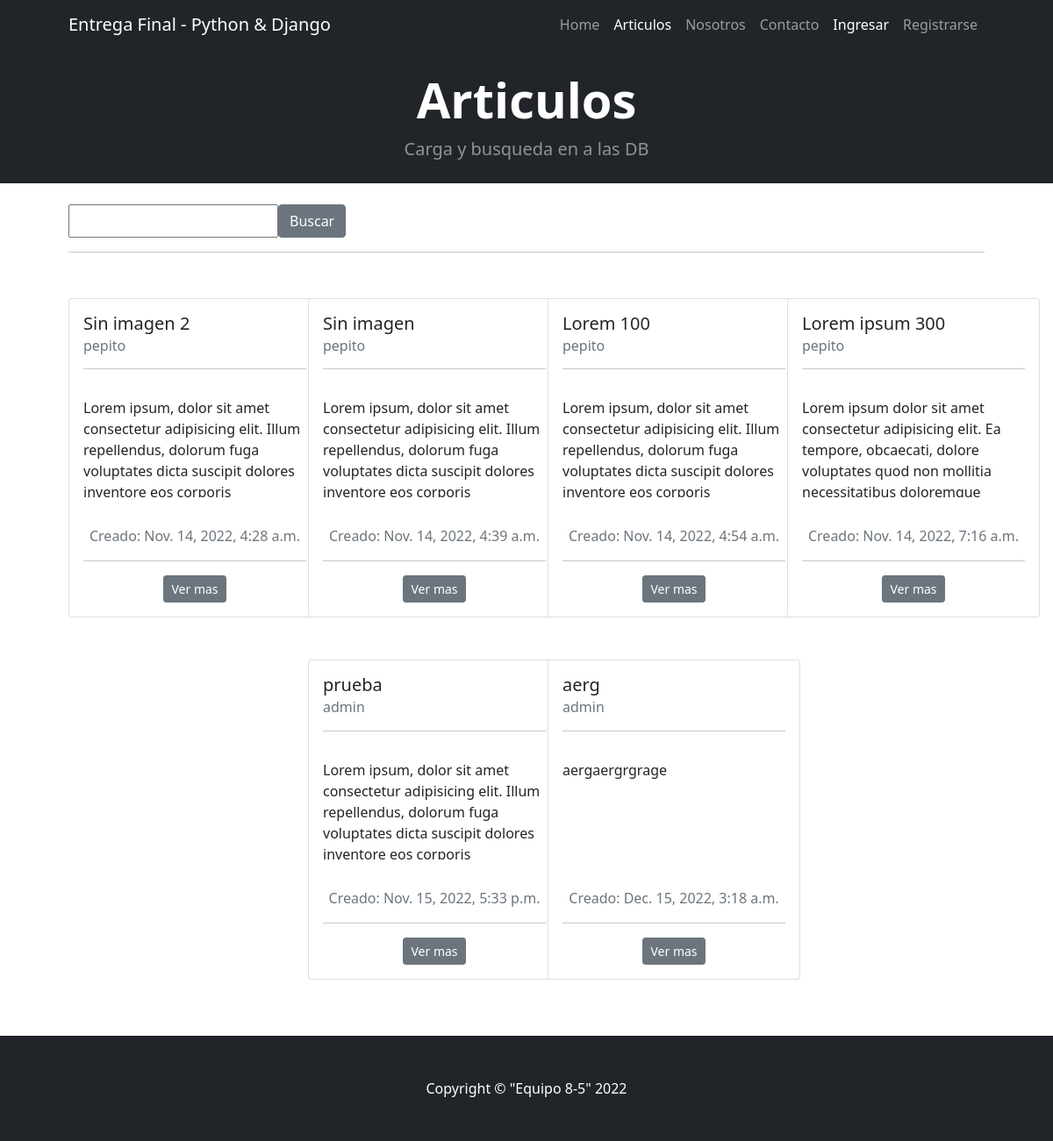
The app's page /items/ with its own data.
### items/models.py (models this page shows, shortened)
class New(models.Model):
    tittle = models.CharField(max_length=25)
    body = RichTextField(blank=True, null=True)
    creation_date = models.DateTimeField(auto_now_add=True, blank=True, null=True)
    owner_name = models.ForeignKey(User, on_delete=models.CASCADE)
    image = models.ImageField(upload_to='images/', blank=True, null=True)

### items/views.py (the view)
# urls.py: path('', views.Items.as_view(), name='items'),
class Items(ListView):
    item = New
    template_name = 'items/items.html'
    def get_queryset(self):
        tittle = self.request.GET.get('tittle', '')
        if tittle:
            object_list = self.item.objects.filter(tittle__icontains=tittle)
        else:
            object_list = self.item.objects.all()
        return object_list
    def get_context_data(self, **kwargs):
        context = super().get_context_data(**kwargs)
        context["form"] = SearchNewsForms()
        return context

### items/forms.py
class SearchNewsForms(forms.Form):
    tittle = forms.CharField(max_length=20, label="")

### items/templates/items/items.html (shortened to what this page needs)
{% extends 'bases/base.html' %}
{% block active-page %}
<ul class="navbar-nav ms-auto mb-2 mb-lg-0">
    <li class="nav-item"><a class="nav-link" href={% url 'index' %}>Home</a></li>
    <li class="nav-item"><a class="nav-link  active" aria-current="page" href={% url 'items' %}>Articulos</a></li>
    <li class="nav-item"><a class="nav-link" href={% url 'about' %}>Nosotros</a></li>
    <li class="nav-item"><a class="nav-link" href={% url 'contact' %}>Contacto</a></li>
    {% if request.user.is_authenticated %}
        <li class="nav-item"><a class="nav-link active text-decoration-underline" href={% url 'profile' %}>Hola {{request.user.username}}!</a></li>
        <li class="nav-item"><a class="nav-link" href={% url 'logout' %}>Cerrar Sesion</a></li>
    {% else %}
        <li class="nav-item"><a class="nav-link active" href={% url 'login' %}>Ingresar</a></li>
        <li class="nav-item"><a class="nav-link" href={% url 'register' %}>Registrarse</a></li>
    {% endif %}
</ul>
{% endblock active-page %}
{% block content-block %}
<header class="bg-dark py-3">
    <div class="container px-4 px-lg-5 my-2">
        <div class="text-center text-white">
            <h1 class="display-4 fw-bolder">Articulos</h1>
            <p class="lead fw-normal text-white-50 mb-0">Carga y busqueda en a las DB</p>
        </div>
    </div>
</header>
<section class="py-3">
    <div class="container px-lg-5 my-2">
        <form action={% url 'items' %} method="GET" class="d-flex">
            {{ form }}
            <button class="btn btn-secondary" type="submit">Buscar</button>
        </form>
        <hr>
    </div>
</section>
<section class="py-3">
    <div class="container px-4 px-lg-5 mt-1">
        <div class="row gx-4 gx-lg-5 row-cols-2 row-cols-md-3 row-cols-xl-4 justify-content-center">
            {% if object_list %}
                {% for item in object_list %}
                    <div class="col mb-5">
                        <div class="card" style="width: 18rem;">
                            <div class="card-body mb-0">
                                <h5 class="card-title">{{ item.tittle }}</h5>
                                <h6 class="card-subtitle mb-2 text-muted">{{ item.owner_name }}</h6>
                                <hr>
                                <div class="card-body-text overflow-hidden mt-0 overflow-hidden" style="height: 130px;">
                                    <p>{{ item.body|safe }}</p>
                                </div>
                            </div>
                            <div class="card-body text-center mt-0">
                                <p class="card-text text-muted">Creado: {{ item.creation_date}}</p>
                                <hr>
                                <a class="btn btn-sm btn-secondary" href={% url 'read' item.pk %}>Ver mas</a>
                            </div>
                        </div>
                    </div>
                {% endfor %}
            {% endif %}
        </div>
    </div>
</section>
{% endblock content-block %}

### records on screen
New: tittle "Sin imagen 2", owner_name "pepito", body "Lorem ipsum, dolor sit amet consectetur adipisicing elit. Illum repellendus, dolorum fuga voluptates dicta suscipit dolores inventore eos corporis…", creation_date "Nov. 14, 2022, 4:28 a.m."
New: tittle "Sin imagen", owner_name "pepito", body "Lorem ipsum, dolor sit amet consectetur adipisicing elit. Illum repellendus, dolorum fuga voluptates dicta suscipit dolores inventore eos corporis…", creation_date "Nov. 14, 2022, 4:39 a.m."
New: tittle "Lorem 100", owner_name "pepito", body "Lorem ipsum, dolor sit amet consectetur adipisicing elit. Illum repellendus, dolorum fuga voluptates dicta suscipit dolores inventore eos corporis…", creation_date "Nov. 14, 2022, 4:54 a.m."
New: tittle "Lorem ipsum 300", owner_name "pepito", body "Lorem ipsum dolor sit amet consectetur adipisicing elit. Ea tempore, obcaecati, dolore voluptates quod non mollitia necessitatibus doloremque…", creation_date "Nov. 14, 2022, 7:16 a.m."
New: tittle "prueba", owner_name "admin", body "Lorem ipsum, dolor sit amet consectetur adipisicing elit. Illum repellendus, dolorum fuga voluptates dicta suscipit dolores inventore eos corporis…", creation_date "Nov. 15, 2022, 5:33 p.m."
New: tittle "aerg", owner_name "admin", body "aergaergrgrage", creation_date "Dec. 15, 2022, 3:18 a.m."
